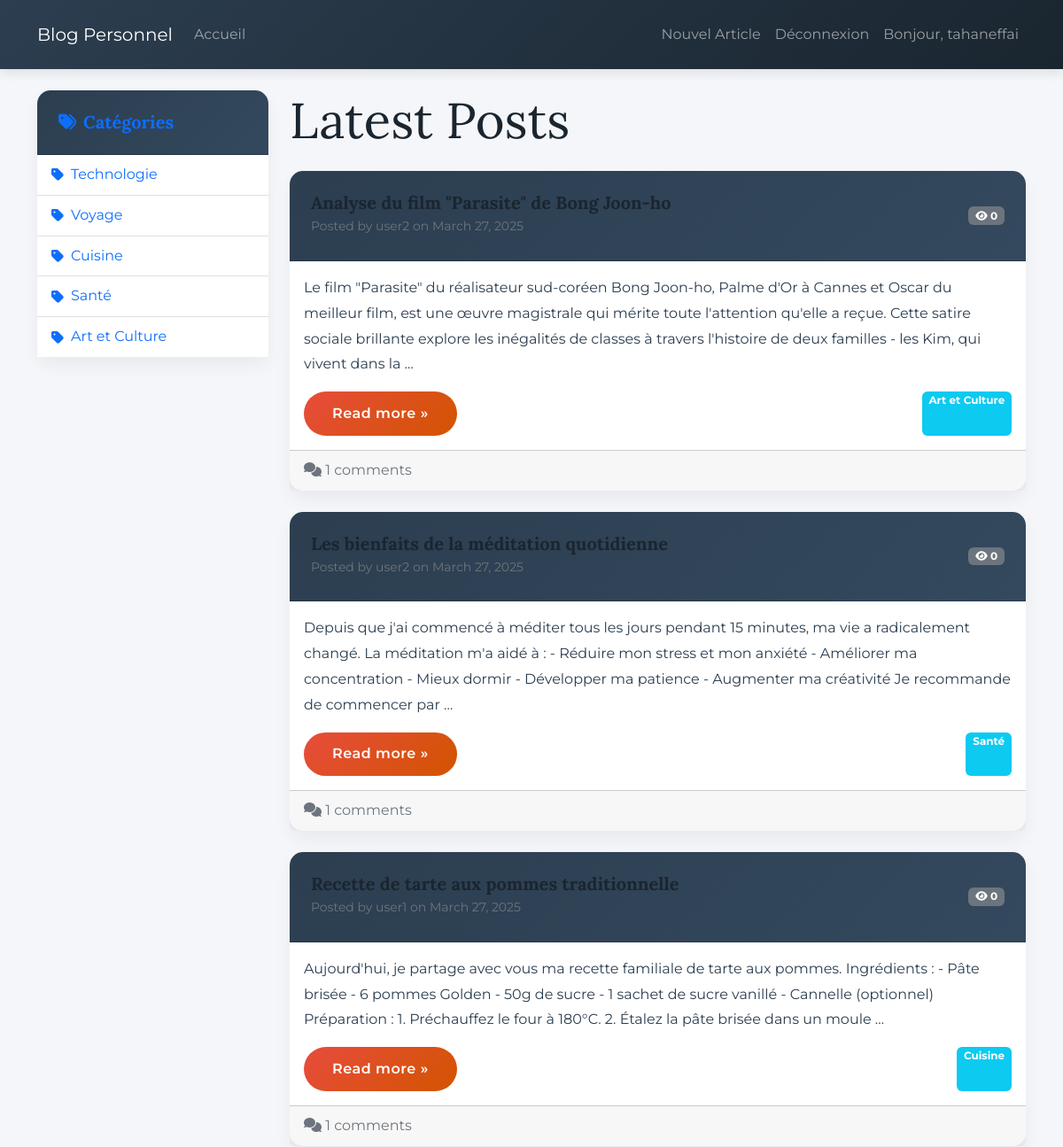
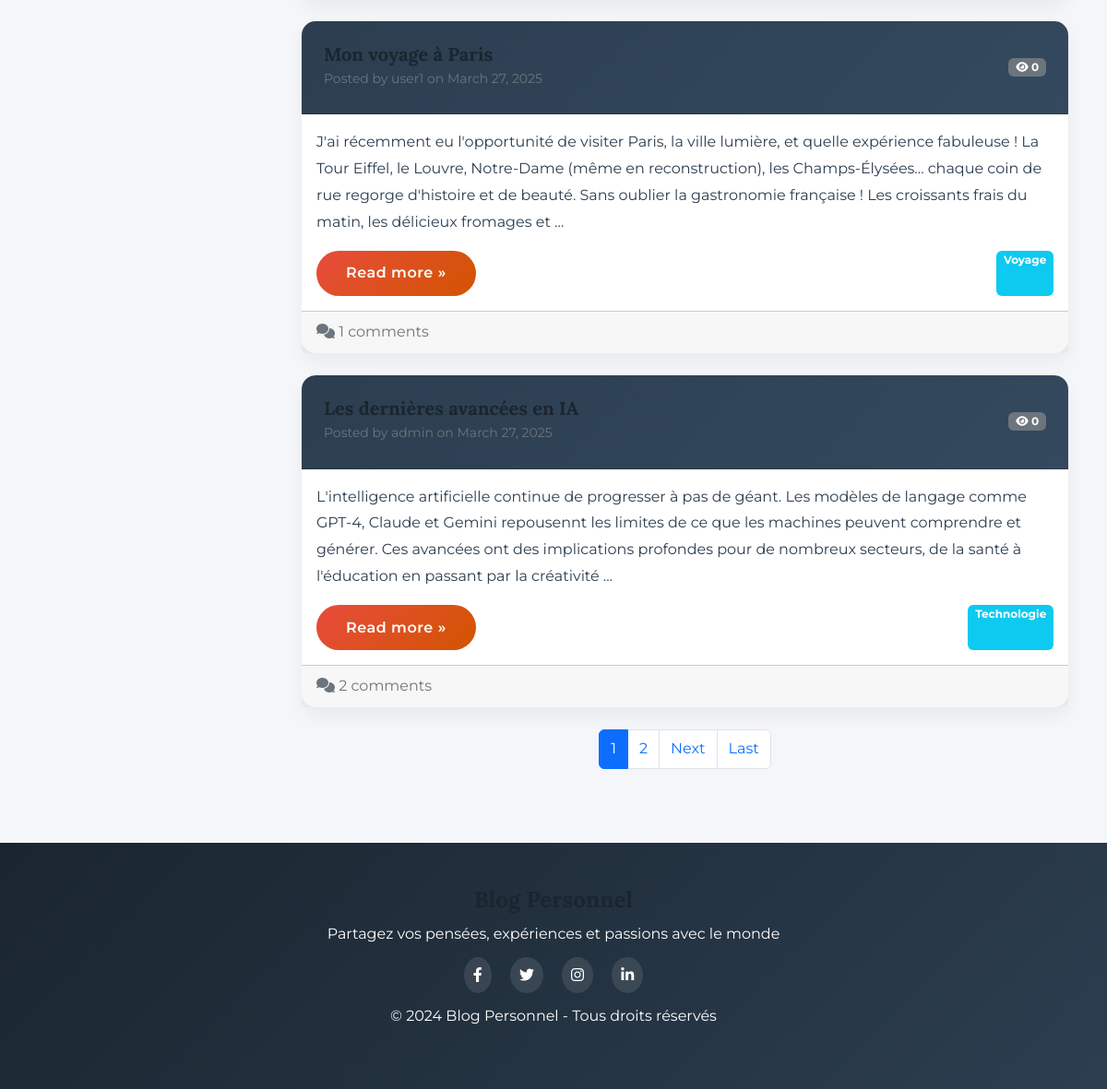
Screenshot of / (signed in) with the database file from the repository (2 pictures, top to bottom).
### blog/models.py (models this page shows, shortened)
class Category(models.Model):
    name = models.CharField(max_length=100, unique=True)
    description = models.TextField(blank=True)
    class Meta:
        verbose_name_plural = 'Categories'

class Post(models.Model):
    title = models.CharField(max_length=200)
    content = models.TextField()
    date_posted = models.DateTimeField(default=timezone.now)
    author = models.ForeignKey(User, on_delete=models.CASCADE)
    category = models.ForeignKey(Category, on_delete=models.SET_NULL, null=True, blank=True)
    views = models.PositiveIntegerField(default=0)

### blog/views.py (the view)
# urls.py: path('', PostListView.as_view(), name='blog-home'),
class PostListView(ListView):
    model = Post
    template_name = 'blog/home.html'
    context_object_name = 'posts'
    ordering = ['-date_posted']
    paginate_by = 5
    def get_context_data(self, **kwargs):
        context = super().get_context_data(**kwargs)
        context['categories'] = Category.objects.all()
        return context

### templates/blog/home.html (shortened to what this page needs)
{% extends 'blog/base.html' %}
{% block content %}
    <h1 class="display-4 mb-4">Latest Posts</h1>
    {% for post in posts %}
        <div class="card mb-4">
            <div class="card-header d-flex justify-content-between align-items-center bg-light">
                <div>
                    <h5 class="card-title mb-0">{{ post.title }}</h5>
                    <small class="text-muted">
                        Posted by {{ post.author.username }} on {{ post.date_posted|date:"F d, Y" }}
                    </small>
                </div>
                <span class="badge bg-secondary">
                    <i class="fas fa-eye"></i> {{ post.views }}
                </span>
            </div>
            <div class="card-body">
                <p class="card-text">{{ post.content|truncatewords:50 }}</p>
                <div class="d-flex justify-content-between">
                    <a href="{% url 'post-detail' post.id %}" class="btn btn-primary">Read more &raquo;</a>
                    {% if post.category %}
                        <a href="{% url 'category-detail' post.category.id %}" class="badge bg-info text-decoration-none">
                            {{ post.category.name }}
                        </a>
                    {% endif %}
                </div>
            </div>
            <div class="card-footer text-muted d-flex justify-content-between">
                <div>
                    <i class="fas fa-comments"></i> {{ post.comments.count }} comments
                </div>
            </div>
        </div>
    {% endfor %}
    {% if is_paginated %}
        <nav aria-label="Page navigation">
            <ul class="pagination justify-content-center">
                {% for num in page_obj.paginator.page_range %}
                    {% if page_obj.number == num %}
                        <li class="page-item active">
                            <span class="page-link">{{ num }}</span>
                        </li>
                    {% elif num > page_obj.number|add:'-3' and num < page_obj.number|add:'3' %}
                        <li class="page-item">
                            <a class="page-link" href="?page={{ num }}">{{ num }}</a>
                        </li>
                    {% endif %}
                {% endfor %}
                {% if page_obj.has_next %}
                    <li class="page-item">
                        <a class="page-link" href="?page={{ page_obj.next_page_number }}">Next</a>
                    </li>
                    <li class="page-item">
                        <a class="page-link" href="?page={{ page_obj.paginator.num_pages }}">Last</a>
                    </li>
                {% endif %}
            </ul>
        </nav>
    {% endif %}
{% endblock %}

### templates/blog/base.html (shortened to what this page needs)
<!DOCTYPE html>
<html lang="fr">
<head>
    <link href="https://cdn.jsdelivr.net/npm/bootstrap@5.2.3/dist/css/bootstrap.min.css" rel="stylesheet">
    <link rel="stylesheet" href="https://cdnjs.cloudflare.com/ajax/libs/font-awesome/6.0.0/css/all.min.css">
    <link rel="stylesheet" href="https://cdnjs.cloudflare.com/ajax/libs/animate.css/4.1.1/animate.min.css">
</head>
<body>
    <nav class="navbar navbar-expand-lg navbar-dark mb-4 animate-fade-in">
        <div class="container">
            <a class="navbar-brand" href="{% url 'blog-home' %}">Blog Personnel</a>
            <div class="collapse navbar-collapse" id="navbarNav">
                <ul class="navbar-nav me-auto">
                    <li class="nav-item">
                        <a class="nav-link" href="{% url 'blog-home' %}">Accueil</a>
                    </li>
                </ul>
                <ul class="navbar-nav">
                    {% if user.is_authenticated %}
                        <li class="nav-item">
                            <a class="nav-link" href="{% url 'post-create' %}">Nouvel Article</a>
                        </li>
                        <li class="nav-item">
                            <a class="nav-link" href="{% url 'logout' %}">Déconnexion</a>
                        </li>
                        <li class="nav-item">
                            <span class="nav-link">Bonjour, {{ user.username }}</span>
                        </li>
                    {% endif %}
                </ul>
            </div>
        </div>
    </nav>
    <div class="container">
        <div class="row">
            <div class="col-md-3">
                <div class="sidebar animate-fade-in">
                    <div class="card">
                        <div class="card-header">
                            <h5 class="mb-0 text-primary">
                                <i class="fas fa-tags me-2"></i>Catégories
                            </h5>
                        </div>
                        <div class="card-body p-0">
                            <ul class="list-group list-group-flush">
                                {% for category in categories %}
                                    <li class="list-group-item">
                                        <a href="{% url 'category-detail' category.id %}"
                                           class="text-decoration-none text-primary d-flex align-items-center">
                                            <i class="fas fa-tag me-2"></i>
                                            <span>{{ category.name }}</span>
                                        </a>
                                    </li>
                                {% empty %}
                                    <li class="list-group-item">Aucune catégorie disponible</li>
                                {% endfor %}
                            </ul>
                        </div>
                    </div>
                </div>
            </div>
            <div class="col-md-9">
                <div class="animate-slide-up">
                    {% block content %}{% endblock %}
                </div>
            </div>
        </div>
    </div>
    <footer class="text-center animate-fade-in">
        <div class="container">
            <div class="row">
                <div class="col-md-12">
                    <h4>Blog Personnel</h4>
                    <p class="mb-0">Partagez vos pensées, expériences et passions avec le monde</p>
                    <div class="social-icons mt-3 mb-3">
                        <a href="#" class="text-white mx-2"><i class="fab fa-facebook-f"></i></a>
                        <a href="#" class="text-white mx-2"><i class="fab fa-twitter"></i></a>
                        <a href="#" class="text-white mx-2"><i class="fab fa-instagram"></i></a>
                        <a href="#" class="text-white mx-2"><i class="fab fa-linkedin-in"></i></a>
                    </div>
                    <p class="mt-3">&copy; 2024 Blog Personnel - Tous droits réservés</p>
                </div>
            </div>
        </div>
    </footer>
</body>
</html>

### templates/blog/base.html (style rules this page uses)
:root { --primary-color: #2C3E50; --primary-light: #34495E; --primary-dark: #1A252F; --accent-color: #E74C3C; --text-color: #2C3E50; --light-bg: #F5F6FA; --dark-bg: #2C3E50; --gray-light: #ECF0F1; --gray-dark: #34495E; }
body { background-color: var(--light-bg); font-family: 'Montserrat', sans-serif; color: var(--text-color); transition: all 0.3s ease; position: relative; line-height: 1.8; }
h1, h2, h3, h4, h5, h6 { font-family: 'Lora', serif; font-weight: 700; color: var(--primary-dark); }
.navbar { background: linear-gradient(135deg, var(--primary-color), var(--primary-dark)) !important; box-shadow: 0 4px 12px rgba(0, 0, 0, 0.1); padding: 1rem; }
.card { border: none; border-radius: 15px; box-shadow: 0 10px 20px rgba(0, 0, 0, 0.05); transition: all 0.4s ease; background: white; }
.card-header { border-radius: 15px 15px 0 0 !important; background: linear-gradient(135deg, var(--primary-color), var(--primary-light)); color: white; padding: 1.5rem; }
.btn-primary { background: linear-gradient(135deg, var(--accent-color), #D35400); border: none; padding: 0.8rem 2rem; border-radius: 30px; font-weight: 600; letter-spacing: 0.5px; }
footer { background: linear-gradient(135deg, var(--primary-dark), var(--primary-color)); color: white; padding: 3rem 0; margin-top: 4rem; }
.social-icons a { background: rgba(255, 255, 255, 0.1); padding: 10px; border-radius: 50%; margin: 0 10px; transition: all 0.3s ease; }
.animate-fade-in { animation: fadeIn 0.8s cubic-bezier(0.4, 0, 0.2, 1); }
.animate-slide-up { animation: slideUp 1s cubic-bezier(0.4, 0, 0.2, 1); }

### rows the page displays
Category: name "Technologie"
Category: name "Voyage"
Category: name "Cuisine"
Category: name "Santé"
Category: name "Art et Culture"
Post: title "Analyse du film \"Parasite\" de Bong Joon-ho", author.username "user2", date_posted "March 27, 2025", views "0", content "Le film \"Parasite\" du réalisateur sud-coréen Bong Joon-ho, Palme d'Or à Cannes et Oscar du meilleur film, est une œuvre magistrale qui mérite toute l'attention qu'elle a reçue. Cette satire sociale brillante explore les inégalités de classes à travers l'histoire de deux familles - les Kim, qui vivent dans la …", category.name "Art et Culture", comments.count "1"
Post: title "Les bienfaits de la méditation quotidienne", author.username "user2", date_posted "March 27, 2025", views "0", content "Depuis que j'ai commencé à méditer tous les jours pendant 15 minutes, ma vie a radicalement changé. La méditation m'a aidé à : - Réduire mon stress et mon anxiété - Améliorer ma concentration - Mieux dormir - Développer ma patience - Augmenter ma créativité Je recommande de commencer par …", category.name "Santé", comments.count "1"
Post: title "Recette de tarte aux pommes traditionnelle", author.username "user1", date_posted "March 27, 2025", views "0", content "Aujourd'hui, je partage avec vous ma recette familiale de tarte aux pommes. Ingrédients : - Pâte brisée - 6 pommes Golden - 50g de sucre - 1 sachet de sucre vanillé - Cannelle (optionnel) Préparation : 1. Préchauffez le four à 180°C. 2. Étalez la pâte brisée dans un moule …", category.name "Cuisine", comments.count "1"
Post: title "Mon voyage à Paris", author.username "user1", date_posted "March 27, 2025", views "0", content "J'ai récemment eu l'opportunité de visiter Paris, la ville lumière, et quelle expérience fabuleuse ! La Tour Eiffel, le Louvre, Notre-Dame (même en reconstruction), les Champs-Élysées... chaque coin de rue regorge d'histoire et de beauté. Sans oublier la gastronomie française ! Les croissants frais du matin, les délicieux fromages et …", category.name "Voyage", comments.count "1"
Post: title "Les dernières avancées en IA", author.username "admin", date_posted "March 27, 2025", views "0", content "L'intelligence artificielle continue de progresser à pas de géant. Les modèles de langage comme GPT-4, Claude et Gemini repousennt les limites de ce que les machines peuvent comprendre et générer. Ces avancées ont des implications profondes pour de nombreux secteurs, de la santé à l'éducation en passant par la créativité …", category.name "Technologie", comments.count "2"

### other values shown
{{ user.username }} "tahaneffai"
{{ num }} "1"
{{ num }} "2"
